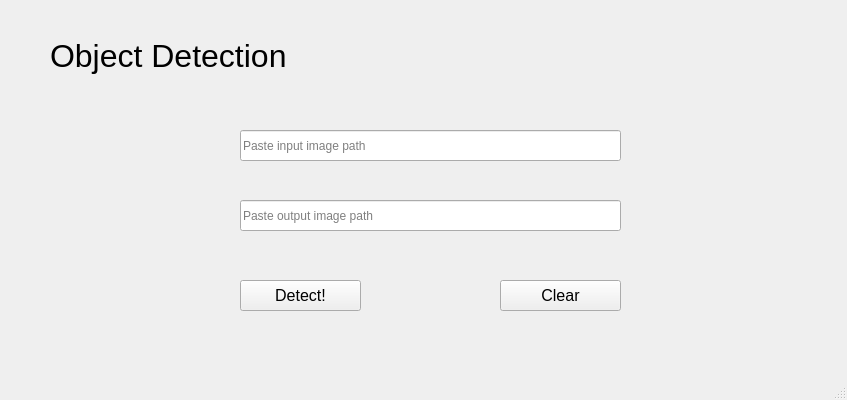
<?xml version="1.0" encoding="UTF-8"?>
<ui version="4.0">
 <class>MainWindow</class>
 <widget class="QMainWindow" name="MainWindow">
  <property name="geometry">
   <rect>
    <x>0</x>
    <y>0</y>
    <width>847</width>
    <height>400</height>
   </rect>
  </property>
  <property name="windowTitle">
   <string>MainWindow</string>
  </property>
  <widget class="QWidget" name="centralwidget">
   <widget class="QLabel" name="label">
    <property name="geometry">
     <rect>
      <x>50</x>
      <y>30</y>
      <width>261</width>
      <height>51</height>
     </rect>
    </property>
    <property name="font">
     <font>
      <pointsize>24</pointsize>
     </font>
    </property>
    <property name="text">
     <string>Object Detection</string>
    </property>
   </widget>
   <widget class="QLineEdit" name="p1">
    <property name="geometry">
     <rect>
      <x>240</x>
      <y>130</y>
      <width>381</width>
      <height>31</height>
     </rect>
    </property>
    <property name="placeholderText">
     <string>Paste input image path</string>
    </property>
   </widget>
   <widget class="QLineEdit" name="p2">
    <property name="geometry">
     <rect>
      <x>240</x>
      <y>200</y>
      <width>381</width>
      <height>31</height>
     </rect>
    </property>
    <property name="placeholderText">
     <string>Paste output image path</string>
    </property>
   </widget>
   <widget class="QPushButton" name="b1">
    <property name="geometry">
     <rect>
      <x>240</x>
      <y>280</y>
      <width>121</width>
      <height>31</height>
     </rect>
    </property>
    <property name="font">
     <font>
      <pointsize>12</pointsize>
     </font>
    </property>
    <property name="text">
     <string>Detect!</string>
    </property>
   </widget>
   <widget class="QPushButton" name="pushButton_2">
    <property name="geometry">
     <rect>
      <x>500</x>
      <y>280</y>
      <width>121</width>
      <height>31</height>
     </rect>
    </property>
    <property name="font">
     <font>
      <pointsize>12</pointsize>
     </font>
    </property>
    <property name="text">
     <string>Clear</string>
    </property>
   </widget>
  </widget>
  <widget class="QMenuBar" name="menubar">
   <property name="geometry">
    <rect>
     <x>0</x>
     <y>0</y>
     <width>847</width>
     <height>21</height>
    </rect>
   </property>
  </widget>
  <widget class="QStatusBar" name="statusbar"/>
 </widget>
 <resources/>
 <connections>
  <connection>
   <sender>pushButton_2</sender>
   <signal>clicked()</signal>
   <receiver>p2</receiver>
   <slot>clear()</slot>
   <hints>
    <hint type="sourcelabel">
     <x>552</x>
     <y>321</y>
    </hint>
    <hint type="destinationlabel">
     <x>570</x>
     <y>237</y>
    </hint>
   </hints>
  </connection>
  <connection>
   <sender>pushButton_2</sender>
   <signal>clicked()</signal>
   <receiver>p1</receiver>
   <slot>clear()</slot>
   <hints>
    <hint type="sourcelabel">
     <x>601</x>
     <y>313</y>
    </hint>
    <hint type="destinationlabel">
     <x>595</x>
     <y>175</y>
    </hint>
   </hints>
  </connection>
 </connections>
</ui>
